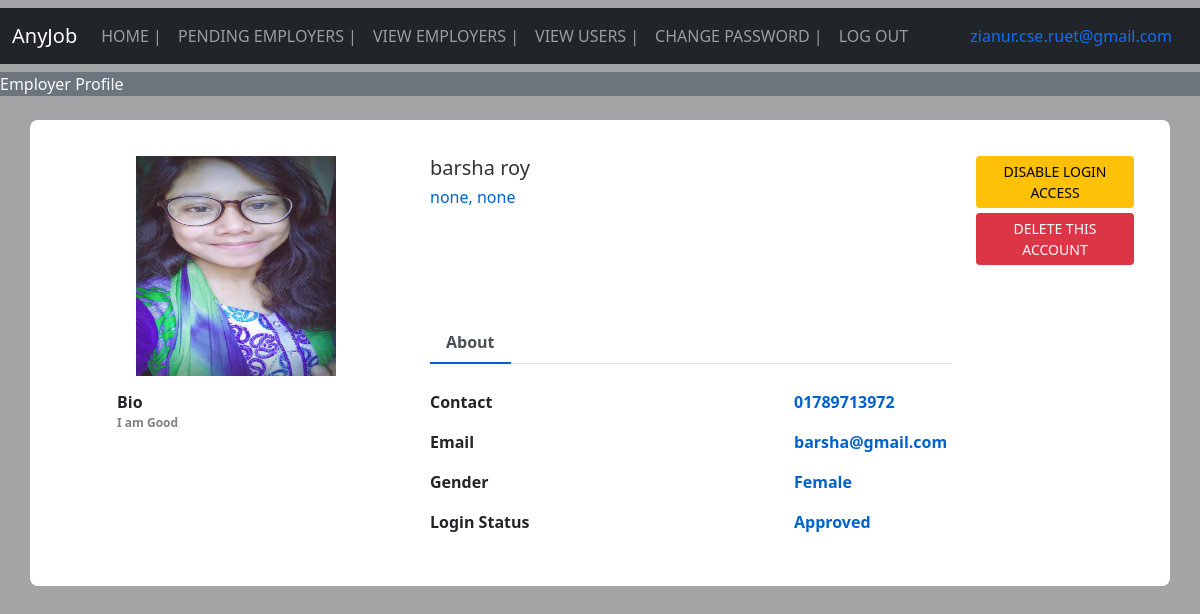
The page /view_profile_employer/1 (signed in) on the database its author committed.
### job/models.py (models this page shows, shortened)
class Employer(models.Model):
    contact = models.CharField(max_length=15)
    image = models.FileField(upload_to="employer/images", null=True)
    gender = models.CharField(max_length=15,null=True)
    type = models.CharField(max_length=15,null=True)
    company = models.CharField(max_length=25,null=True)
    status = models.CharField(max_length=25,null=True)
    position = models.CharField(max_length=25,null=True)
    user= models.OneToOneField(User, on_delete=CASCADE,null=True)

### job/views.py (the view)
# urls.py: path('view_profile_employer/<int:pid>', views.view_profile_employer, name="view_profile_employer"),
def view_profile_employer(request,pid):
    if not request.user.is_authenticated:
        return redirect('admin_login')
    employer = Employer.objects.get(id=pid)
    d = {'employer': employer}
    return render(request, 'view_profile_employer.html', d)

### job/templates/view_profile_employer.html (shortened to what this page needs)
{% extends 'admin_navigation.html' %}
{% block head %}
<link href="/static/css/employer_home.css" rel="stylesheet">
{% endblock head %}
{% block body %}
<marquee class="bg-secondary text-light" width="100%" direction="right" height="25px">
  Employer Profile
</marquee>
<div class="container emp-profile">
    <form method="post">
        <div class="row">
            <div class="col-md-4">
                <div class="profile-img">
                    <img src="{{employer.image.url}}"alt="">
                </div>
            </div>
            <div class="col-md-6">
                <div class="profile-head">
                    <h5>
                        {{employer.user.first_name}} {{employer.user.last_name}}
                    </h5>
                    <h6>
                        {{employer.position}}, {{employer.company}}
                    </h6>
                    <ul class="nav nav-tabs about" id="myTab" role="tablist">
                        <li class="nav-item">
                            <button class="nav-link active disabled" id="home-tab" data-toggle="tab" role="tab" aria-controls="home" aria-selected="true">About</button>
                        </li>
                    </ul>
                </div>
            </div>
            {% if employer.status == "Approved" %}
            <div class="col-md-2">
                <a style="margin-bottom: 5px;" href="{% url 'reject_employer' employer.id %}" class="btn btn-warning btn-sm" onclick="return confirm('Are You Sure?')">DISABLE  LOGIN  ACCESS</a>
                <a href="{% url 'delete_employer_approved' employer.user.id %}" class="btn btn-danger btn-sm" onclick="return confirm('Are You Sure?')">DELETE  THIS  ACCOUNT</a>
            </div>
            {% endif %}
        </div>
        <div class="row">
            <div class="col-md-4">
                <div class="profile-work">
                    <div>
                        <label for="">Bio</label>
                        <p>I am Good</p>
                    </div>
                </div>
            </div>
            <div class="col-md-8">
                <div class="tab-content profile-tab" id="myTabContent">
                    <div class="tab-pane fade show active" id="home" role="tabpanel" aria-labelledby="home-tab">
                        <div class="row">
                            <div class="col-md-6">
                                <label>Contact</label>
                            </div>
                            <div class="col-md-6">
                                <p>{{employer.contact}}</p>
                            </div>
                        </div>
                        <div class="row">
                            <div class="col-md-6">
                                <label>Email</label>
                            </div>
                            <div class="col-md-6">
                                <p>{{employer.user.username}}</p>
                            </div>
                        </div>
                        <div class="row">
                            <div class="col-md-6">
                                <label>Gender</label>
                            </div>
                            <div class="col-md-6">
                                <p>{{employer.gender}}</p>
                            </div>
                        </div>
                        <div class="row">
                            <div class="col-md-6">
                                <label>Login Status</label>
                            </div>
                            <div class="col-md-6">
                                <p>{{employer.status}}</p>
                            </div>
                        </div>
                    </div>
                </div>
            </div>
        </div>
    </form>
</div>
{% endblock body %}

### job/templates/admin_navigation.html (shortened to what this page needs)
<!doctype html>
<html lang="en">
  <head>
    <link href="https://cdn.jsdelivr.net/npm/bootstrap@5.0.1/dist/css/bootstrap.min.css" rel="stylesheet">
    <link rel="stylesheet" href="//cdn.datatables.net/1.10.24/css/jquery.dataTables.min.css">
    <link rel="stylesheet" href="https://cdn.datatables.net/buttons/1.7.0/css/buttons.dataTables.min.css">
    {% block head %} {% endblock head %}
  </head>
  <body>
    <nav class="navbar navbar-expand-lg navbar-dark bg-dark my-2">
        <div class="container-fluid">
          <a class="navbar-brand">AnyJob</a>
          <div class="collapse navbar-collapse" id="navbarSupportedContent">
            <ul class="navbar-nav me-auto mb-2 mb-lg-0">
              <li class="nav-item">
                <a class="nav-link" aria-current="page" href="/admin_home">HOME |</a>
              </li>
              <li class="nav-item">
                <a class="nav-link" href="/employers_pending">PENDING EMPLOYERS |</a>
              </li>
              <li class="nav-item">
                <a class="nav-link" href="/view_employers">VIEW EMPLOYERS |</a>
              </li>
              <li class="nav-item">
                <a class="nav-link" href="/view_users">VIEW USERS |</a>
              </li>
              <li class="nav-item">
                <a class="nav-link" href="/change_password_admin">CHANGE PASSWORD |</a>
              </li>
              <li class="nav-item">
                <a class="nav-link" href="/logout_user_admin">LOG OUT</a>
              </li>
            </ul>
            <li class="nav-item d-flex">
              <a class="nav-link" href="/admin_home"> {{request.user.username}} </a>
            </li>
          </div>
        </div>
      </nav>
      {% block body %} {% endblock body %}
  </body>
</html>

### job/static/css/employer_home.css (style rules this page uses)
body { background: -webkit-linear-gradient(left, #a3a4a5, #a3a4a5); }
.emp-profile { padding: 3%; margin-top: 2%; margin-bottom: 2%; border-radius: 0.5rem; background: #fff; }
.profile-img { text-align: center; }
.profile-img img { width: 200px; height: 220px; }
.profile-head h5 { color: #333; }
.profile-head h6 { color: #0062cc; }
.profile-head .nav-tabs { margin-bottom:5%; }
.profile-head .nav-tabs .nav-link { font-weight:600; border: none; }
.profile-head .nav-tabs .nav-link.active { border: none; border-bottom:2px solid #0062cc; }
.profile-work { padding: 15%; margin-top: -15%; }
.profile-work p { font-size: 12px; color: #818182; font-weight: 700; }
.profile-tab label { font-weight: 600; }
.profile-tab p { font-weight: 600; color: #0062cc; }
h6 { margin-bottom: 22%; }

### job/templates/admin_navigation.html (style rules this page uses)
label { font-weight: bold; }

### rows shown on the page
Employer: image (picture), user.first_name "barsha", user.last_name "roy", position "none", company "none", contact "01789713972", user.username "barsha@gmail.com", gender "Female", status "Approved"

### other values the page prints
{{ request.user.username }} "zianur.cse.ruet@gmail.com"
